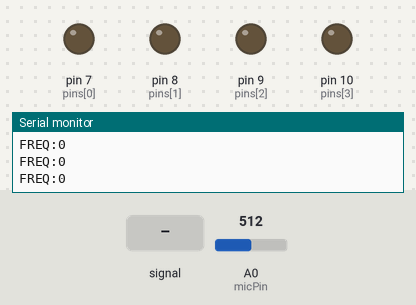
The sketch below on a simulated Arduino Uno, built with avr-gcc and run on an emulated ATmega328P. Shown: output pins drawn as LEDs (lit = HIGH), the last lines printed to the serial monitor. Dashed ring = blinking. The inputs (shaded band) are chosen by the test bench; at power-on: A0 (micPin) = 512.

Above: at 1.6 s.
1.7 s: A0 (micPin) fed a 200 Hz sine of ±81 counts around its level
At 3.8 s:
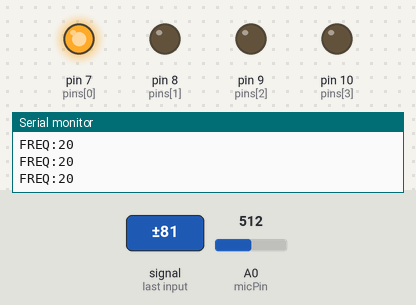
4.7 s: A0 (micPin) fed a 1000 Hz sine of ±255 counts around its level
At 7.4 s:
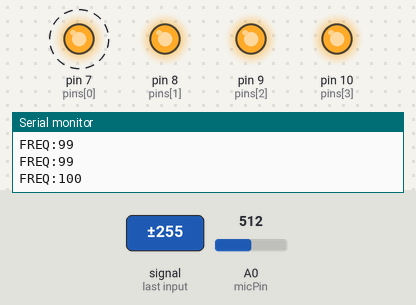
7.7 s: A0 (micPin) fed a 200 Hz sine of ±81 counts around its level
10.7 s: A0 (micPin) set to 716
Timing chart, 0 to 13.2 s (numbered marks = the images above; inputs shaded):
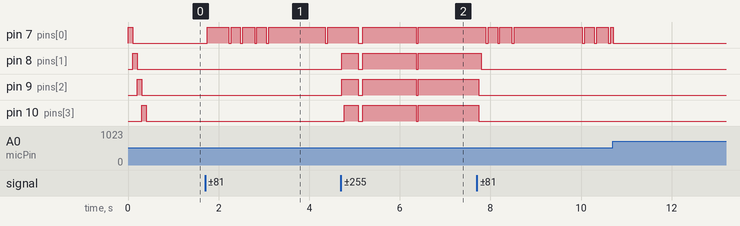

The sketch:

froggy_frequency.ino
```cpp
/*
  Froggy Frequency - STABLE V3 (PRO)
  ----------------------------------
  - Synchronized Thresholds: [18, 35, 55, 80]
  - Adaptive Midpoint: Filters DC offset and static.
  - Hysteresis Logic: Prevents jump flicker.
*/

const int micPin = A0;
const int pins[] = {7, 8, 9, 10};

const int sampleWindow = 50;
int adaptiveMidpoint = 512;
const int deadzone = 8;

void setup() {
  Serial.begin(115200);

  for(int i=0; i<4; i++) {
    pinMode(pins[i], OUTPUT);
    digitalWrite(pins[i], LOW);
  }

  // Startup Animation
  for(int i=0; i<4; i++) {
    digitalWrite(pins[i], HIGH);
    delay(100);
    digitalWrite(pins[i], LOW);
  }
}

void loop() {
  unsigned long startTime = millis();
  int crossings = 0;
  long sampleSum = 0;
  int sampleCount = 0;
  int maxSignal = 0;
  int minSignal = 1024;
  int lastValue = analogRead(micPin);

  while (millis() - startTime < sampleWindow) {
    int currentValue = analogRead(micPin);
    sampleSum += currentValue;
    sampleCount++;

    if (currentValue > maxSignal) maxSignal = currentValue;
    if (currentValue < minSignal) minSignal = currentValue;

    // Zero-crossing detection with deadzone hysteresis
    if ((lastValue < (adaptiveMidpoint - deadzone) && currentValue > (adaptiveMidpoint + deadzone)) ||
        (lastValue > (adaptiveMidpoint + deadzone) && currentValue < (adaptiveMidpoint - deadzone))) {
      crossings++;
      lastValue = currentValue;
    }
  }

  int peakToPeak = maxSignal - minSignal;

  // Slowly adapt midpoint to handle hardware DC drift
  if (sampleCount > 0) {
    int currentAvg = sampleSum / sampleCount;
    adaptiveMidpoint = (adaptiveMidpoint * 0.95) + (currentAvg * 0.05);
  }

  // Noise Floor Filter (Volume check)
  if (peakToPeak < 60) {
    crossings = 0;
  }

  // Frequency Output for Game
  Serial.print("FREQ:");
  Serial.println(crossings);

  // Synchronized LED Feedback & Jetpack "Pulse"
  // If frequency is sustained high (Jetpack Mode), LEDs will pulse
  bool isJetpackFreq = (crossings >= 18);

  digitalWrite(pins[0], (crossings >= 18) ? HIGH : LOW);
  digitalWrite(pins[1], (crossings >= 35) ? HIGH : LOW);
  digitalWrite(pins[2], (crossings >= 55) ? HIGH : LOW);
  digitalWrite(pins[3], (crossings >= 80) ? HIGH : LOW);

  // If in high-range sustained sound, add a small delay variance for "flutter" effect
  if (crossings > 50) delay(1);
  else delay(2);
}
```

Measured:
- after the input at 4.7 s, pin 8 (pins[1]), pin 9 (pins[2]): goes HIGH 0.36 s, LOW 0.10 s, HIGH 1.2 s, LOW 0.05 s, then HIGH, starting at once; pin 10 (pins[3]): goes HIGH 0.30 s, LOW 0.10 s, HIGH 1.2 s, LOW 0.05 s, then HIGH, starting after 0.07 s
